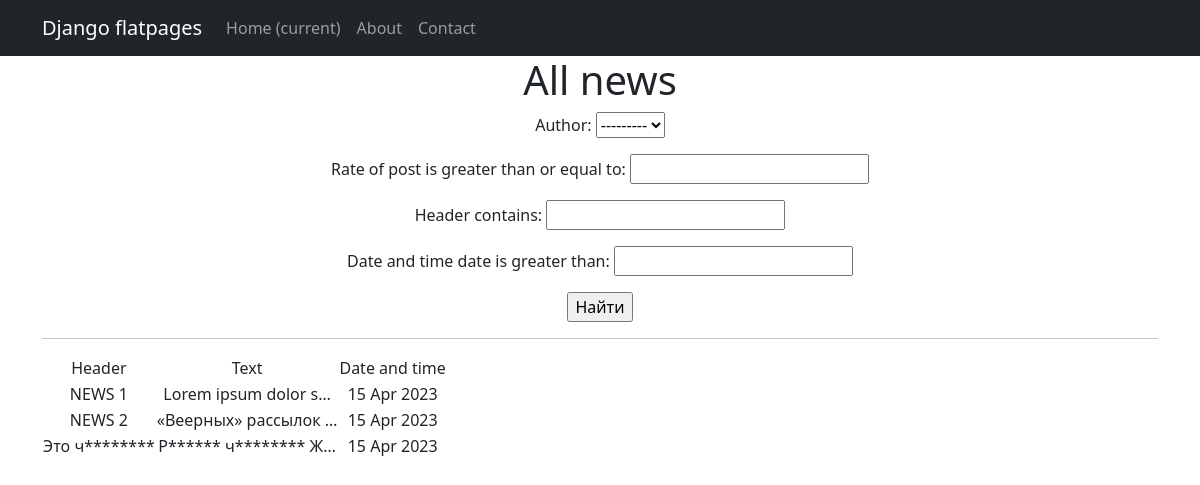
Page /news/search/ on the earlier database version.
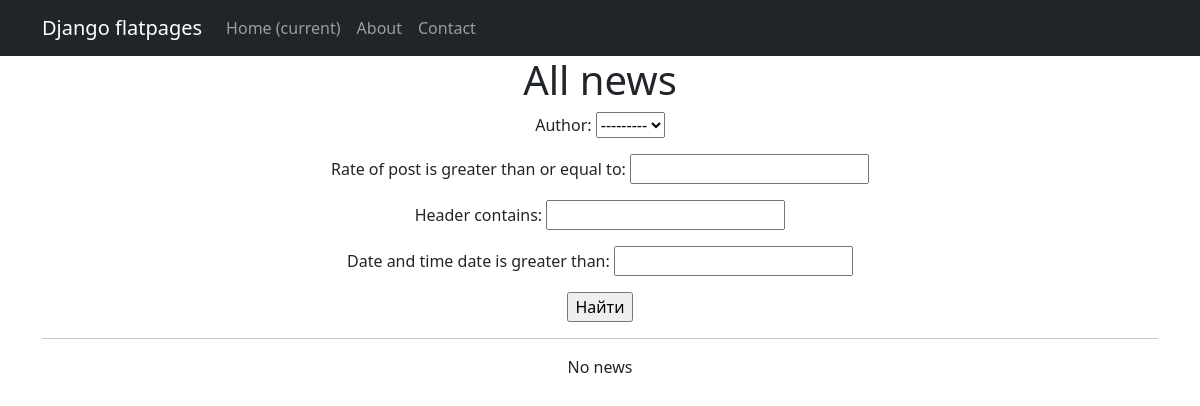
Same page on the later database version.
### news/models.py (models this page shows, shortened)
class Post(models.Model):
    article_or_news = models.CharField(max_length=2, choices=CHOICES)
    date_and_time = models.DateTimeField(auto_now=True)
    header = models.CharField(max_length=255)
    text = models.TextField()
    rate_of_post = models.IntegerField(default=0)
    category = models.ManyToManyField(Category, through='PostCategory', related_name='get_posts')
    author = models.ForeignKey(Author, on_delete=models.CASCADE)

### news/views.py (the view)
# urls.py: path('news/search/', PostSearch.as_view(), name='post_search'),
class PostSearch(ListView):
    model = Post
    template_name = 'search.html'
    context_object_name = 'news'
    def get_queryset(self):
        queryset = super().get_queryset()
        self.filterset = PostFilter(self.request.GET, queryset)
        return self.filterset.qs
    def get_context_data(self, **kwargs):
        context = super().get_context_data(**kwargs)
        context['filterset'] = self.filterset
        return context

### news/models.py (called while the page is built)
    def __str__(self):
        return self.user.username

### news/templatetags/custom_filters.py (called while the page is built)
@register.filter()
def censor(value):
   nvalue = str(value)
   nvalue = nvalue.split()
   for i in range(len(nvalue)):
      word = nvalue[i].lower()
      if word in bad_words:
         nvalue[i] = (nvalue[i][0] + '*'*(len(nvalue[i])-1))
   return ' '.join(nvalue)

### templates/search.html (shortened to what this page needs)
{% extends 'flatpages/default.html' %}
{% load custom_filters %}
{% load  custom_tags%}
{% block content %}
    <h1>All news</h1>
    <form action="" method="get">
        {{ filterset.form.as_p }}
        <input type="submit" value="Найти" />
   </form>
    <hr>
    {% if news %}
        <table>
            <tr>
                <td>Header</td>
                <td>Text</td>
                <td>Date and time</td>
            </tr>
            {% for new in news %}
                <tr>
                    <td>{{new.header|censor}}</td>
                    <td>{{new.text|truncatechars:20|censor}}</td>
                    <td>{{new.date_and_time|date:'d M Y'}}</td>
                </tr>
            {% endfor %}
        </table>
    {% else %}
        <p>No news</p>
    {% endif %}
{% endblock content %}

Differences in the rows shown:
removed Post: header|censor "NEWS 1", text|censor "Lorem ipsum dolor s…", date_and_time "15 Apr 2023"
removed Post: header|censor "NEWS 2", text|censor "«Веерных» рассылок …", date_and_time "15 Apr 2023"
removed Post: header|censor "Это ч********", text|censor "Р****** ч******** Ж…", date_and_time "15 Apr 2023"
Other differences:
text no longer shown: "Header Text Date and time"
text now shown: "No news"
